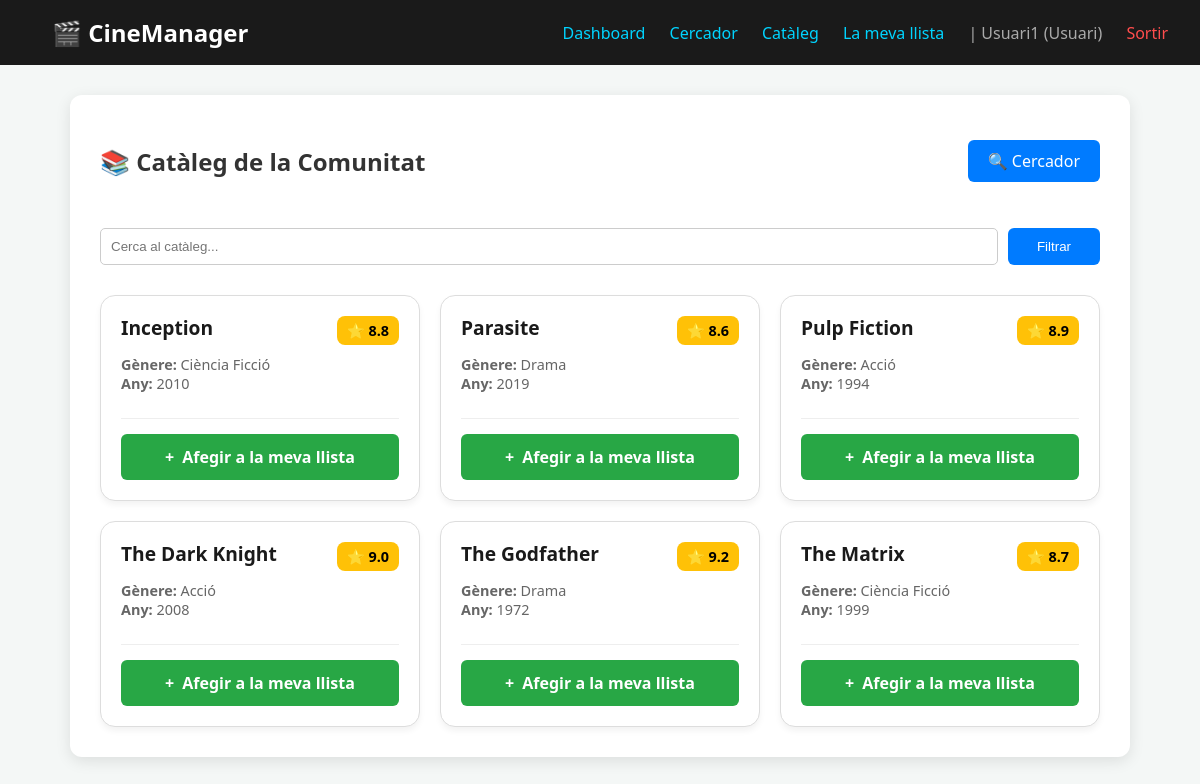
/cataleg.php (signed in), run on an earlier commit of the app's database.
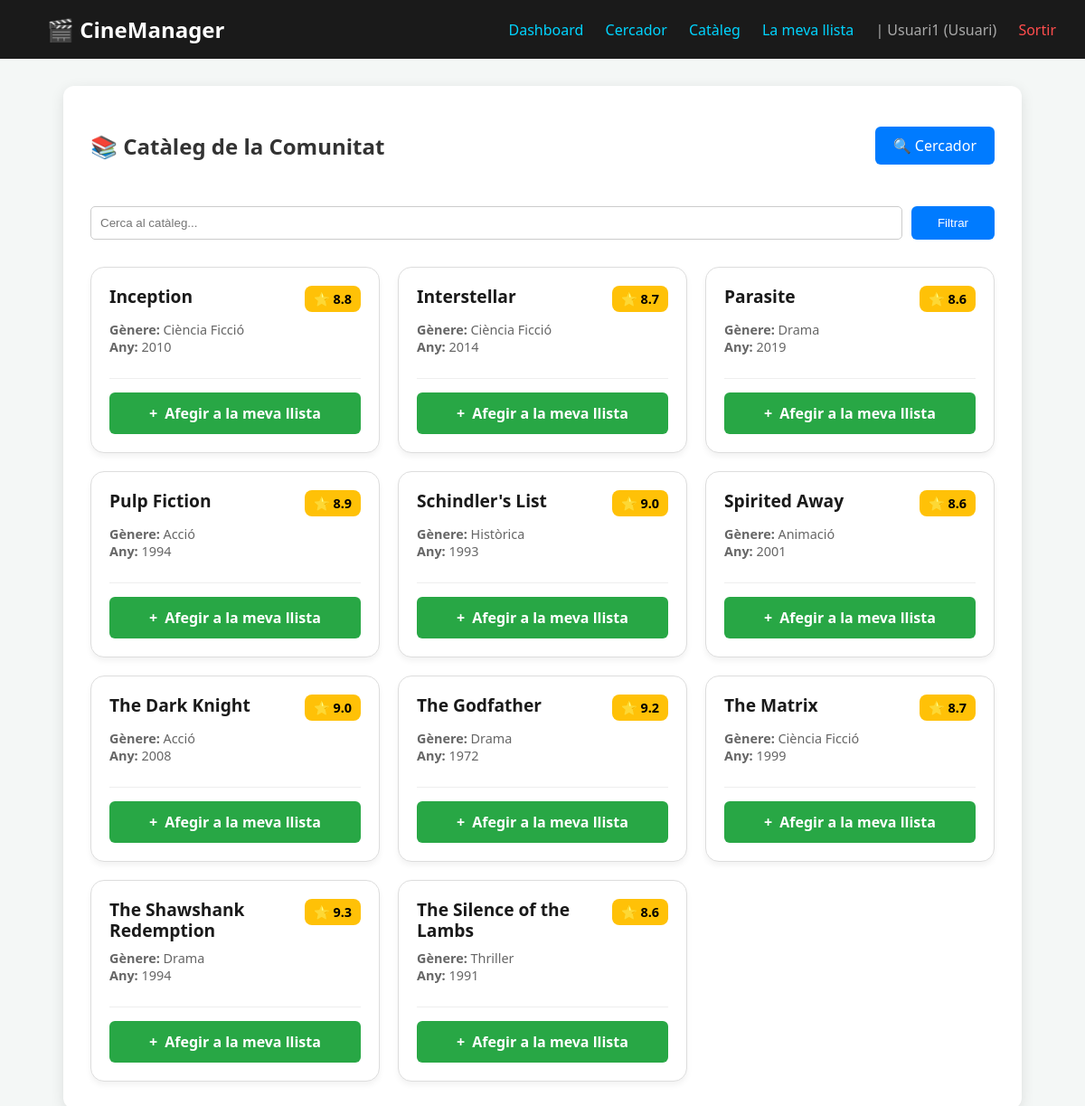
And on a later commit of the database.
### tables this page shows
CREATE TABLE pelicules (
    id_pelicula INT AUTO_INCREMENT PRIMARY KEY,
    titol VARCHAR(100) NOT NULL UNIQUE,
    genere VARCHAR(255) NOT NULL,
    director VARCHAR(100),
    any_estrena INT,
    sinopsi TEXT,
    puntuacio DECIMAL(3,1)
);

### cataleg.php (the view, shortened to what this page needs)
<?php
require_once 'header.php';
require_once 'config/db_connect.php';
$cerca = isset($_GET['cerca']) ? mysqli_real_escape_string($conexion, $_GET['cerca']) : '';
$sql = "SELECT * FROM pelicules";
$sql .= " ORDER BY titol ASC";
$res = mysqli_query($conexion, $sql);
?>
<div class="container">
    <div style="display: flex; justify-content: space-between; align-items: center; margin-bottom: 30px;">
        <h2>📚 Catàleg de la Comunitat</h2>
        <a href="movie_search.php" class="btn btn-edit" style="height:auto; padding:10px 20px;">🔍 Cercador</a>
    </div>
    <form method="GET" style="display: flex; gap: 10px; margin-bottom: 30px;">
        <input type="text" name="cerca" placeholder="Cerca al catàleg..." value="<?php echo htmlspecialchars($cerca); ?>" style="margin-bottom:0;">
        <button type="submit" class="btn btn-edit" style="height:auto; width:100px;">Filtrar</button>
    </form>
    <div style="display: grid; grid-template-columns: repeat(auto-fill, minmax(280px, 1fr)); gap: 20px;">
        <?php if(mysqli_num_rows($res) > 0): ?>
            <?php while($peli = mysqli_fetch_assoc($res)): ?>
                <div style="background: white; border: 1px solid #ddd; padding: 20px; border-radius: 15px; box-shadow: 0 4px 6px rgba(0,0,0,0.05); display: flex; flex-direction: column; justify-content: space-between;">
                    <div>
                        <div style="display:flex; justify-content:space-between; align-items:flex-start; gap: 10px;">
                            <h4 style="margin: 0; color: #1a1a1a; font-size: 1.2rem; line-height: 1.2;">
                                <?php echo htmlspecialchars($peli['titol']); ?>
                            </h4>
                            <span style="background: #ffc107; color: #000; padding: 5px 10px; border-radius: 8px; font-weight: bold; font-size: 0.9rem; display: flex; align-items: center; gap: 5px; white-space: nowrap; height: fit-content;">
                                ⭐ <?php echo number_format($peli['puntuacio'], 1); ?>
                            </span>
                        </div>
                        <p style="margin: 10px 0; font-size: 0.9rem; color: #666;">
                            <strong>Gènere:</strong> <?php echo htmlspecialchars($peli['genere']); ?><br>
                            <strong>Any:</strong> <?php echo $peli['any_estrena']; ?>
                        </p>
                    </div>
                    <div style="margin-top: 15px; border-top: 1px solid #eee; padding-top: 15px;">
                        <a href="movie_import.php?id_local=<?php echo $peli['id_pelicula']; ?>" class="btn btn-add" style="width: 100%; height:auto; padding:12px; text-decoration:none; text-align:center; display:flex; align-items:center; justify-content:center; color:white; font-weight:bold;">
                            <span style="font-size:1.0rem; margin-right:8px;">+</span> Afegir a la meva llista
                        </a>
                    </div>
                </div>
            <?php endwhile; ?>
        <?php else: ?>
            <p style="grid-column: 1/-1; text-align: center; color: #999; padding: 40px;">El catàleg està buit o no hi ha coincidències.</p>
        <?php endif; ?>
    </div>
</div>

### header.php (shortened to what this page needs)
<?php
$logado = isset($_SESSION['usuari']);
$nom_usuari = $logado ? $_SESSION['usuari']['nom_usuari'] : 'Convidat';
$rol = $logado ? $_SESSION['usuari']['nom_rol'] : '';
?>
<!DOCTYPE html>
<html lang="ca">
<head>
</head>
<body>
<nav>
    <a href="index.html" class="logo-link">🎬 <strong>CineManager</strong></a>
    <div>
        <?php if ($logado): ?>
            <a href="access.php">Dashboard</a>
            <a href="movie_search.php">Cercador</a>
            <a href="cataleg.php">Catàleg</a>
            <a href="seguiment_read.php">La meva llista</a>
            <span style="margin-left:20px; color:#aaa;">| <?php echo htmlspecialchars($nom_usuari); ?> (<?php echo $rol; ?>)</span>
            <a href="logout.php" style="color: #ff4d4d;">Sortir</a>
        <?php else: ?>
            <a href="login.php">Login</a>
            <a href="register.php">Registre</a>
        <?php endif; ?>
    </div>
</nav>

### header.php (style rules this page uses)
body { font-family: 'Segoe UI', Tahoma, Geneva, Verdana, sans-serif; margin: 0; background-color: #f4f7f6; color: #333; }
nav { background: #1a1a1a; color: white; padding: 1rem 2rem; display: flex; justify-content: space-between; align-items: center; }
.logo-link { color: white; text-decoration: none; font-size: 1.5rem; transition: 0.3s; }
nav a { color: #00d4ff; text-decoration: none; margin-left: 20px; font-weight: 500; }
.container { max-width: 1000px; margin: 30px auto; background: white; padding: 30px; border-radius: 12px; box-shadow: 0 4px 15px rgba(0,0,0,0.1); }
.btn { padding: 8px 12px; border-radius: 6px; text-decoration: none; display: inline-flex; align-items: center; justify-content: center; transition: 0.3s; border: none; cursor: pointer; min-width: 38px; height: 38px; box-sizing: border-box; }
.btn-add { background: #28a745; color: white; }
.btn-edit { background: #007bff; color: white; }
input, select, textarea { width: 100%; padding: 10px; border: 1px solid #ccc; border-radius: 5px; box-sizing: border-box; margin-bottom: 15px; }

What changed in the data, as far as the page shows it:
added pelicules: titol "Interstellar", puntuacio "8.7", genere "Ciència Ficció", any_estrena "2014"
added pelicules: titol "Schindler's List", puntuacio "9.0", genere "Històrica", any_estrena "1993"
added pelicules: titol "Spirited Away", puntuacio "8.6", genere "Animació", any_estrena "2001", $peli['id_pelicula'] 10 (drawn)
added pelicules: titol "The Shawshank Redemption", puntuacio "9.3", genere "Drama", any_estrena "1994"
added pelicules: titol "The Silence of the Lambs", puntuacio "8.6", genere "Thriller", any_estrena "1991"
